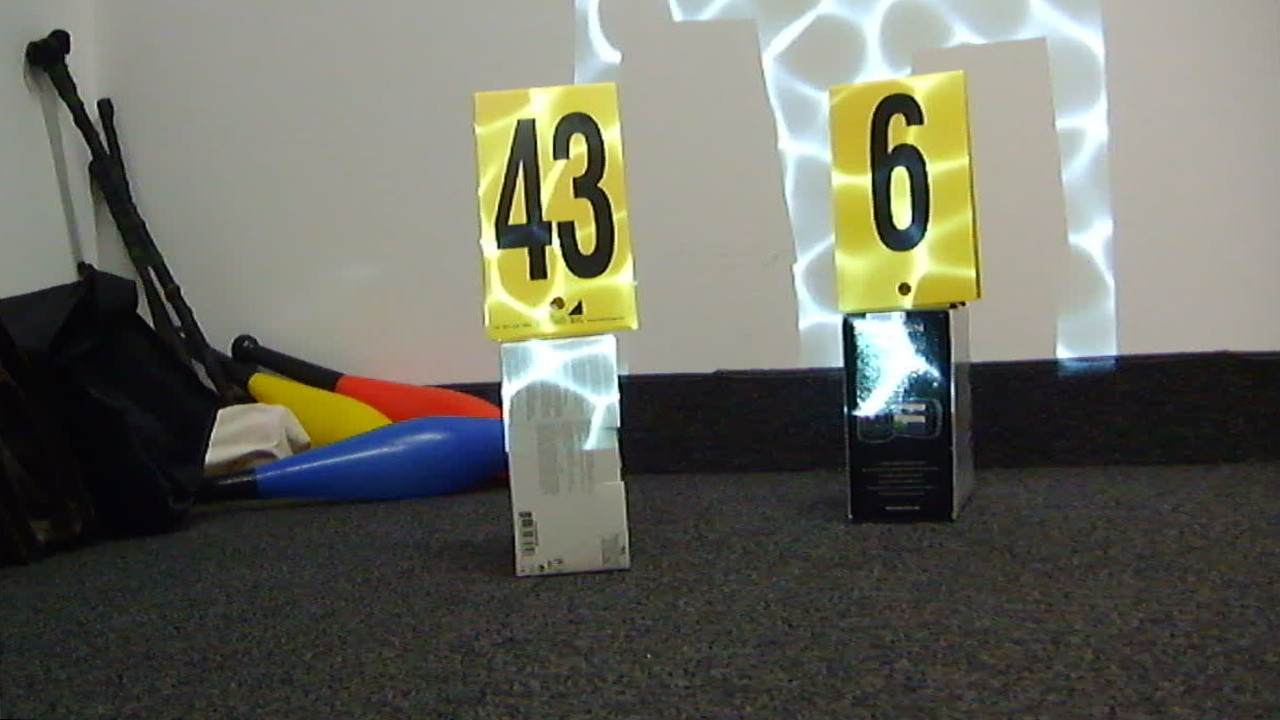
#> input picture src/undist_l.jpg, 1280 x 720 px, found by its file name
$ python stereoMatchQ.py src/undist_l.jpg
#> lines starting #> are read from the running program, lines starting #| are printed output that depends on the picture
#!/usr/bin/env python
# Given the necessary calibration parameters, this computes the stereo
# match. It outputs two things
# (i) a pcd coloured point cloud file
# (ii) a set of 'good' points for doing egomotion estimation
#
# Copyright (c) Michael Jenkin, 2012. All rights reserverd.
#

from PIL import Image
import sys
import glob
import numpy
import numpy as np
import cv2
import cv2 as cv

debug = False

pcd_header = '''# .PCD v.7 - Point CLoud Data file format
VERSION .7
FIELDS x y z rgb
SIZE 4 4 4 4 u
TYPE F F F F
COUNT 1 1 1 1
WIDTH %d
HEIGHT 1
VIEWPOINT 0 0 0 1 0 0 0
POINTS %d
DATA ascii
'''
# [12 lines of commented-out code are left out]

print ('loading images...')
imgL = cv2.imread('undist_l.jpg')
#> imgL is the input picture: shape (720, 1280, 3); mean B, G, R 95, 106, 105.5
imgR = cv2.imread('undist_r.jpg')
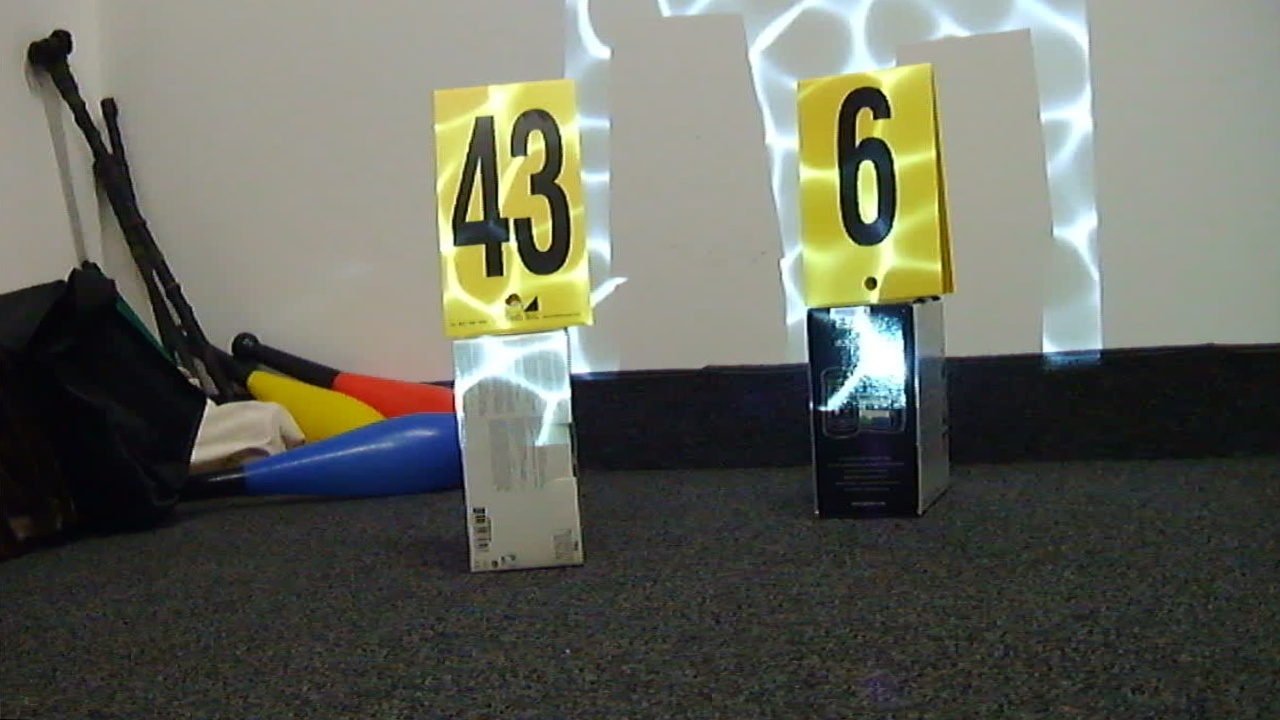
#> input picture src/undist_r.jpg, 1280 x 720 px, found by its file name
#> imgR is the input picture: shape (720, 1280, 3); mean B, G, R 91.9, 103.2, 101.2

# disparity range is not tuned at all...
window_size = 3
min_disp = 16*6
num_disp = 16*10

# Semi Global Block Matching
stereo = cv2.StereoSGBM_create(minDisparity = min_disp,
     numDisparities = num_disp,
    # SADWindowSize = window_size,
     uniquenessRatio = 10,
     speckleWindowSize = 100,
     speckleRange = 32,
     disp12MaxDiff = 1,
     P1 = 8*3*window_size**2,
     P2 = 32*3*window_size**2,
 #   fullDP = False
)

print ('computing disparity...')
disp = stereo.compute(imgL, imgR).astype(np.float32) /16.0
  #qraw = cv2.Load("Q.xml")
qraw=  [[1.00000000e+00,   0.00000000e+00,   0.00000000e+00, -8.83495800e+02],
        [0.00000000e+00, 1.00000000e+00,   0.00000000e+00, -3.87763466e+02],
        [0.00000000e+00, 0.00000000e+00,   0.00000000e+00,  1.56506081e+03],
        [0.00000000e+00, 0.00000000e+00,   2.63776428e-01, -0.00000000e+00]]

Q = np.float32(qraw)
  #roi = np.float32(cv2.Load("roi.xml"))
roi = [(43, 15, 1237, 677)]
region = (roi[0][0], roi[0][1], roi[0][2], roi[0][3])
points = cv2.reprojectImageTo3D(disp, Q)
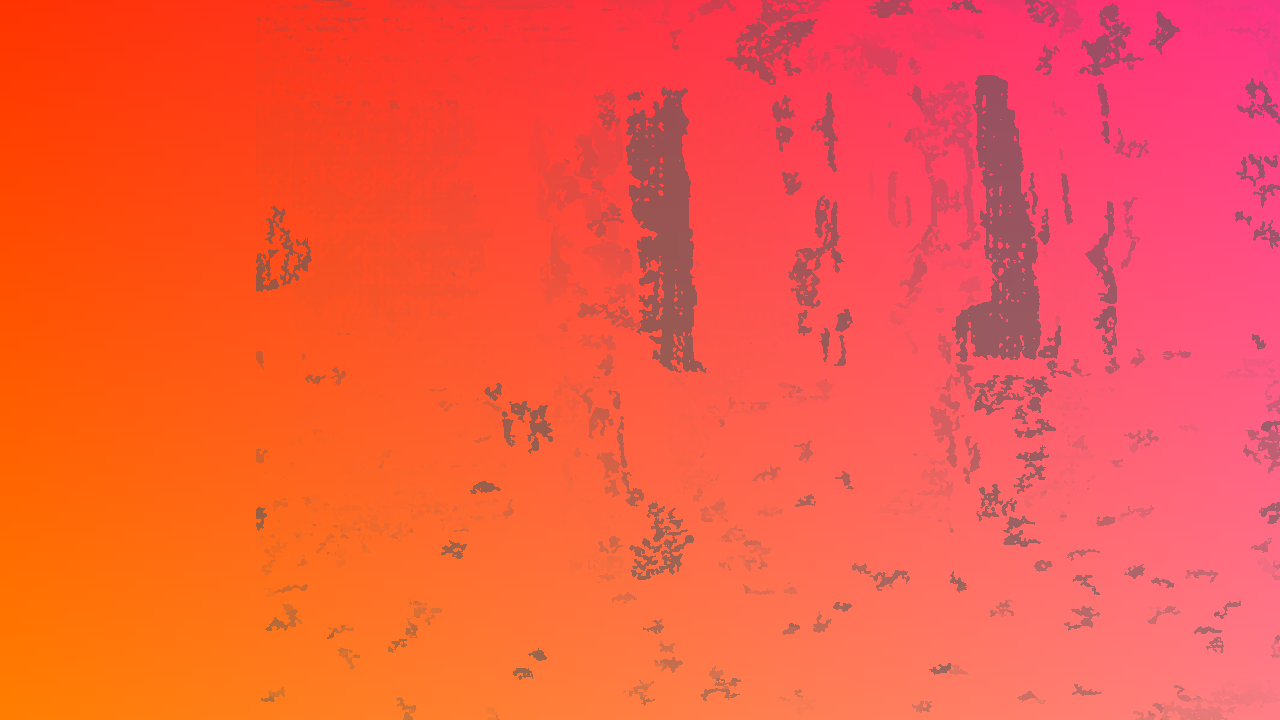
#> points: shape (720, 1280, 3) float32; mean of channels 0, 1, 2 -9.6, -0.9, 59.8; drawn with min black and max white
print ('\npoints...\n' , points)
#> (printed output is left out)
min = disp.min()
#> min = 95
cloud = []
print ('generating 3d point cloud...')

size = imgL.shape
#> size = (720, 1280, 3)
print (size)
#| (720, 1280, 3)
for i in range(size[0]) :
  for j in range(size[1]) :

     imgR[i][j][0] = 0
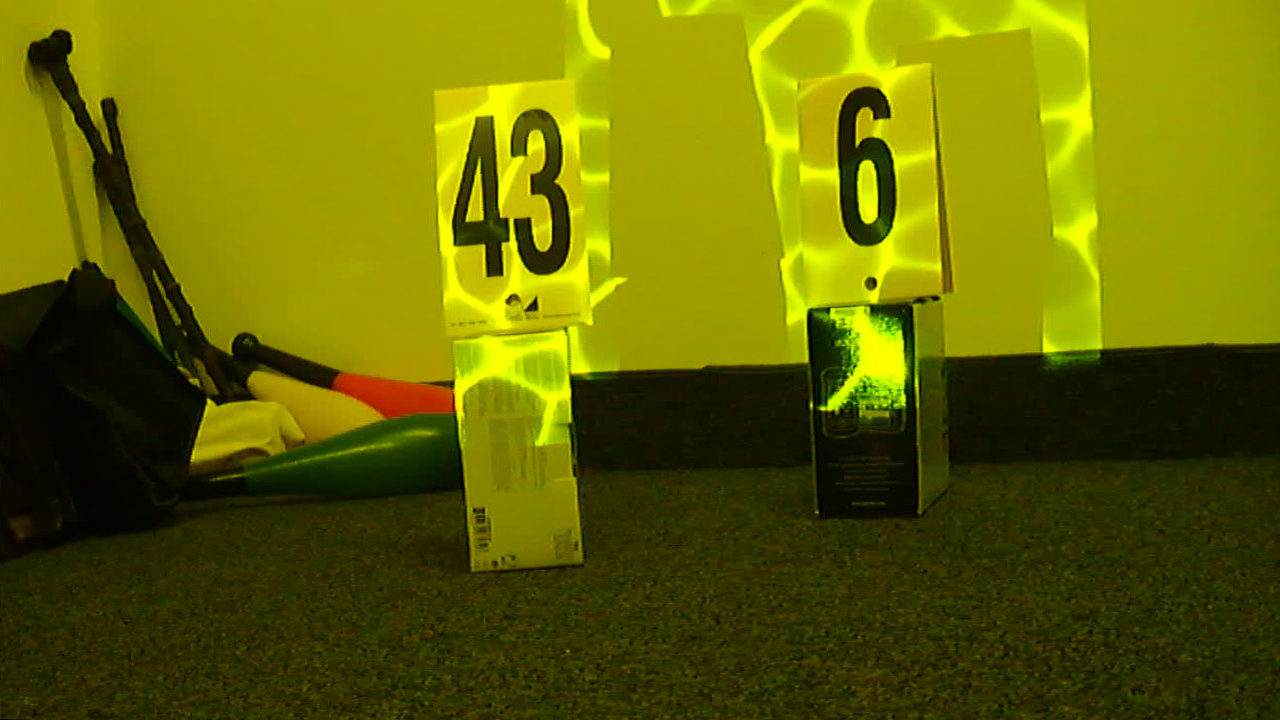
#> imgR: shape (720, 1280, 3); mean B, G, R 0, 103.2, 101.2
for j in range(region[0], region[2]) :
  for i in range(region[1], region[3]) :
    if disp[i][j] > min :
     cloud.append([points[i][j][0], points[i][j][1], points[i][j][2],
                     imgL[i][j][2]*256*256+ imgL[i][j][1]*256 +
                     imgL[i][j][0]])
     imgR[i][j][0] = 1
#> after the loop, cloud = 194676 items
with open('caus.txt', 'w') as f:
 f.write(pcd_header % (len(cloud),len(cloud)))
 np.savetxt(f, cloud, '%f %f %f %f')
 f.close()

dd = (disp-min_disp)/num_disp
print ('disparity',dd)
#> (printed output is left out)
# [4 lines of commented-out code are left out]

if debug :
   cv2.imshow('left', imgL)
   cv2.imshow('disparity', dd)
   cv2.waitKey()
print ('generating egomotion cloud')
grey = np.zeros( (720,1280,1), np.uint8)
#cv2.imshow('gray',grey)
#cv2.waitKey(5000)

imgLg=cv2.cvtColor(imgL,cv2.COLOR_BGR2GRAY)
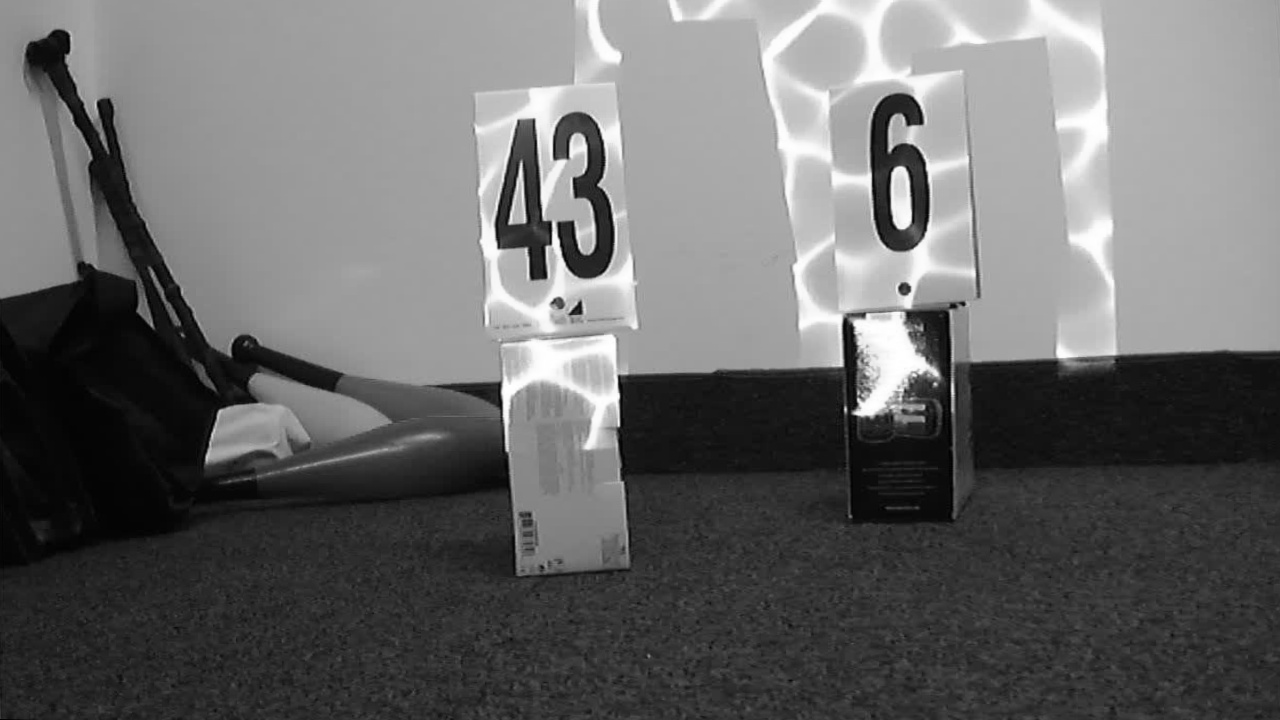
#> imgLg: shape (720, 1280); min 0, max 255, mean 104.6
#cv2.imshow('leftL', imgLg), cv2.waitKey(2000)
eig=np.zeros( (720,1280,1), np.float32)
temp=np.zeros( (720,1280,1), np.float32)
#eig = cv2.CreateImage(size, 32, 1)
#temp = cv2.CreateImage(size, 32, 1)
#features = cv2.goodFeaturesToTrack(grey, eig, temp,500, 0.01, 10, None, 3, 0, 0.04)
features  = cv2.goodFeaturesToTrack(imgLg, 500, 0.01, 10, 3)
#> features = 500 rows, first 8: [858, 398], [498, 248], [550, 244], [509, 223], [534, 119], [618, 426], [518, 120], [580, 301]

print ("features",features)
#> (printed output is left out)
print ("before disparity check,feature length:", len(features))
good = []
for pt in range(len(features)):
   r = int(features[pt][0][1])
   c = int(features[pt][0][0])
   print ('R:',r,'C:',c)
   if np.array(imgR[r][c][0]) > 0:
       good.append(features[pt])
#> this loop made 500 passes
#> (r, c) on passes 1 to 3: (398, 858), (248, 498), (244, 550)
#> after the loop, good = 95 items, first 6: [[598, 185]], [[574, 178]], [[575, 197]], [[934, 383]], [[550, 221]], [[842, 365]]
print ("good:\n",good)
print ('\nafter disparity check,', len(good))
cloud = []
for pt in range(len(good)):
    i = int(good[pt][0][1])
    j = int(good[pt][0][0])
    if disp[i][j] > min :
      cloud.append([points[i][j][0], points[i][j][1], points[i][j][2],
                   imgL[i][j][2]*256*256+ imgL[i][j][1]*256 +
                   imgL[i][j][0]])
#> this loop made 95 passes
#> (i, j) on passes 1 to 12: (185, 598), (178, 574), (197, 575), (383, 934), (221, 550), (365, 842), (313, 581), (482, 623), (278, 546), (382, 500), (286, 910), (330, 908)
#> after the loop, cloud = 95 items, first 6: [-8.65, -6.15, 47.44, 12697223], [-10.58, -7.17, 53.51, 2431488], [-10.01, -6.19, 50.79, 4272896], [1.99, -0.188, 61.81, 10998239], [-11.21, -5.61, 52.62, 5195776], [-0.702, -0.385, 26.47, 12571360]
print ("\ncloud:\n\n",cloud)

with open('ego_caus.txt', 'w') as f:
 f.write(pcd_header % (len(cloud),len(cloud)))
 np.savetxt(f, cloud, '%f %f %f %f')
 f.close()
